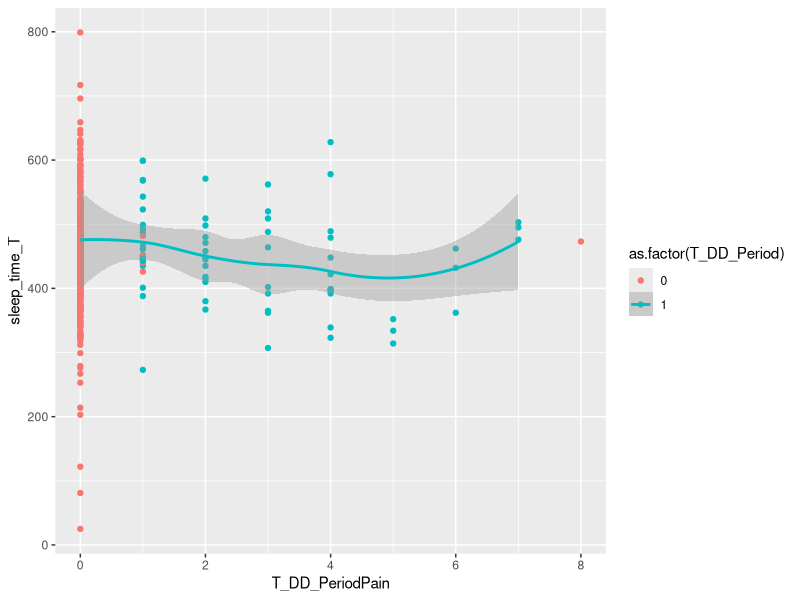
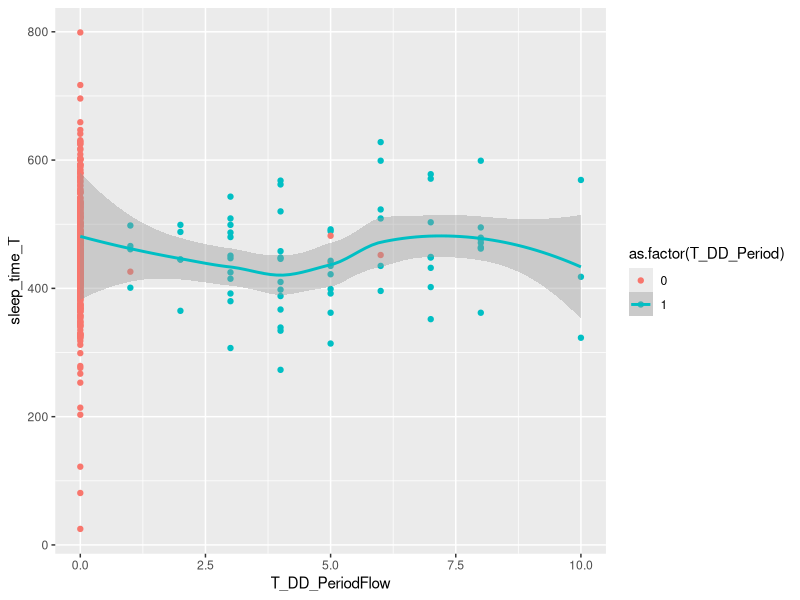
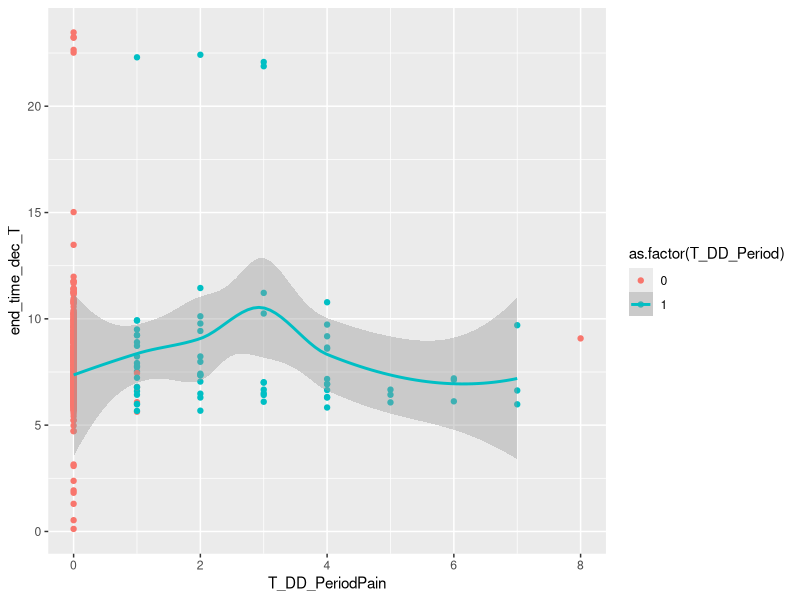
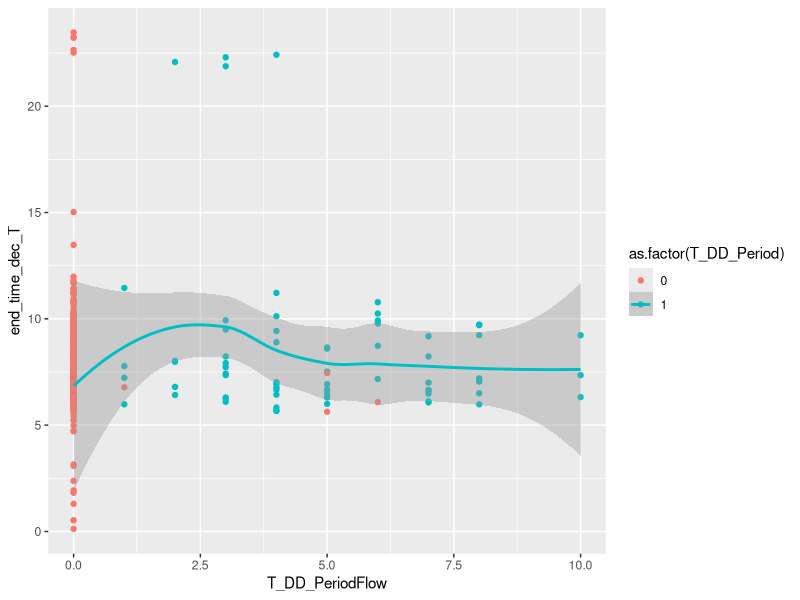
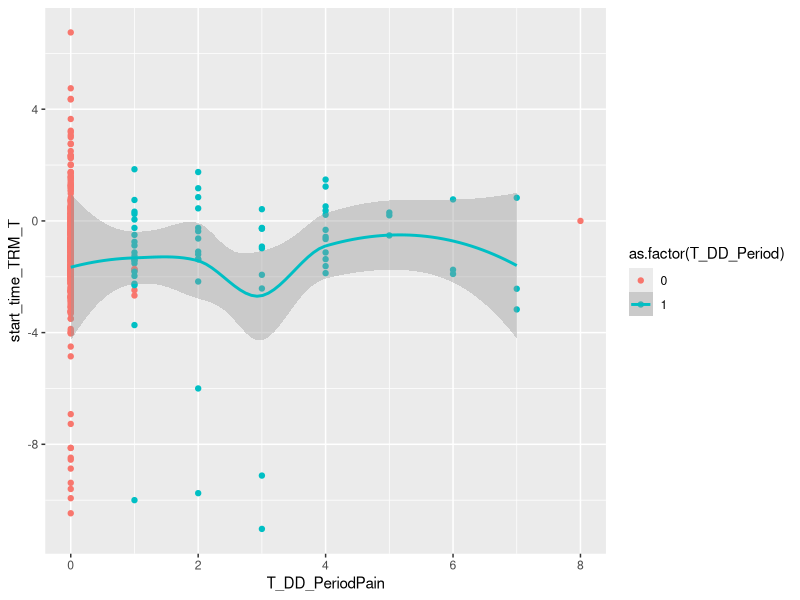
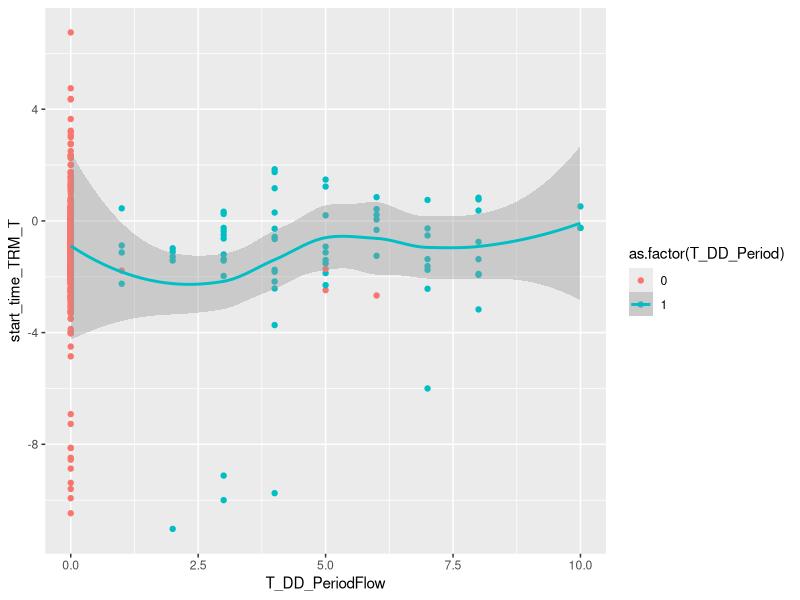
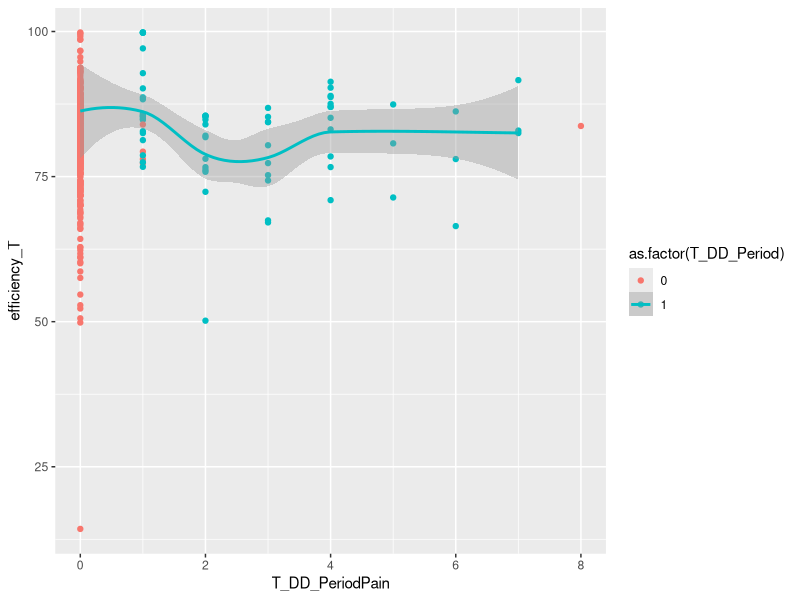
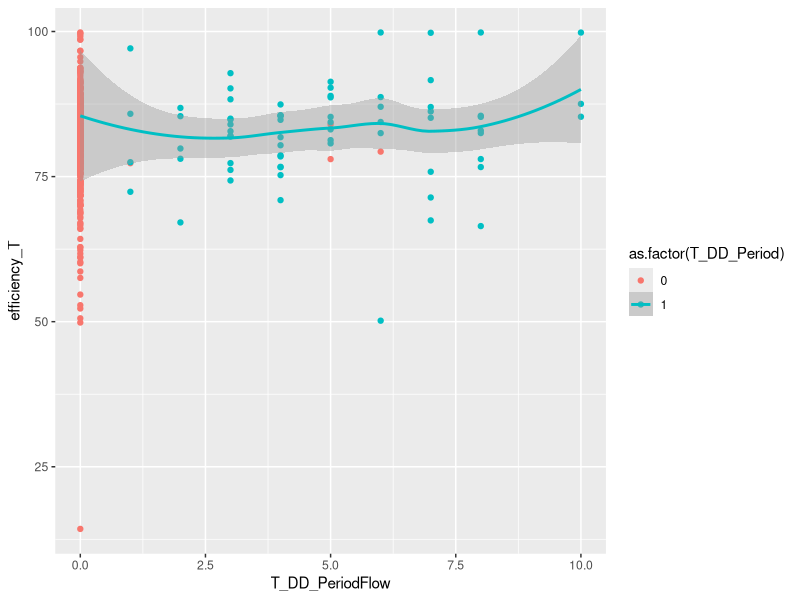

Write R code to recreate these figures, in order.
library(tidyverse)

Empathy <- read_csv("./Period_Pain/Data/Empathy_Data_Updated.csv")

actigraphy_t1 <- readxl::read_xlsx("./Period_Pain/Data/Esleep_T1_Sleep Data_DailyActi_4.22.25.xlsx")

actigraphy_t2 <- readxl::read_xlsx("./Period_Pain/Data/Esleep_T2_Sleep Data_DailyActi_4.22.25.xlsx")

diary_t2 <- readxl::read_xlsx("./Period_Pain/Data/E-Sleep_DailyDiary_FINAL_T2Data_5.22.2025.xlsx")

diary_t1 <- readxl::read_xlsx("./Period_Pain/Data/E-Sleep_DailyDiary_FINAL_T1Data_5.22.2025.xlsb.xlsx")

## Going to have to rename subject_id 

actigraphy_t1_dec <- actigraphy_t1 %>% 
  select(-start_time_t1, -end_time_t1) %>% 
  mutate(subject_id_t1 = as.double(subject_id_t1))

actigraphy_t1_dec <- actigraphy_t1_dec %>% 
  mutate(subject_id_t1 = case_when(
    # Subject 524 became NA after changing it to a double
    is.na(subject_id_t1) ~ 524,
    TRUE ~ subject_id_t1
  ))

actigraphy_t2_dec <- actigraphy_t2 %>% 
  select(-start_time_t2, -end_time_t2) %>% 
  mutate(subject_id_t2 = as.double(subject_id_t2))

t1_joined <- diary_t1 %>% 
  full_join(actigraphy_t1_dec, by = c("C_ID" = "subject_id_t1", "T1_DD_DD_Interval" = "interval_number_t1"))

t2_joined <- diary_t2 %>% 
  full_join(actigraphy_t2_dec, by = c("C_ID" = "subject_id_t2", "T2_DD__DD_Interval" = "interval_number_t2"))

names(t1_joined) <- gsub("T1", "T", names(t1_joined))
names(t1_joined) <- gsub("t1", "T", names(t1_joined))
t1_joined
names(t2_joined) <- gsub("T2", "T", names(t2_joined))
names(t2_joined) <- gsub("t2", "T", names(t2_joined))
t2_joined

setdiff(names(t1_joined), names(t2_joined))
setdiff(names(t2_joined), names(t1_joined))

t2 <- t2_joined %>%
  rename(T_DD_DD_Interval = T_DD__DD_Interval,
         T_DD_NapDuration = "T_DD_-NapDuration",
         T_DD_CaffType_Juice = T_DD_CaffType_Juices,
         T_DD_MedType3_SSRIs = T_DD_Medtype3_SSRIs,
         onset_latency_T = onset_latency_T...9,
         sleep_midpoint_T = "sleep midpoint_T") %>% 
  select(-onset_latency_T...10)

t1 <- t1_joined %>% 
  rename(T_DD_CaffAmt_LessThanTheRecommendedAmt = T_DD_CaffAmt_LessThanTheRecommendedAmount,
         T_DD_CaffAmt_TheRecommendedAmt = T_DD_CaffAmt_TheRecommendedAmount,
         T_DD_CaffAmt_GreaterThanTheRecommendedAmt = T_DD_CaffAmt_GreaterThanTheRecommendedAmount)

setdiff(names(t2), names(t1))
setdiff(names(t1), names(t2)) # Everything in t1 is present in t2, but MedType6 is not present in t1. 

# TO DO...
# 1) Make sure all variables are of the same class between the t1 and t2 datasets
# 2) Figure out what to do with MedType6 (exists in t2 and not t1)
# 3) Change all -999 variables to NA (done)
# 4) Update DayType using NightDate to be school night or not school night (done)
t1 %>% 
  filter(T_DD_Period == 1) %>% 
  select(C_ID, T_DD_Period, T_DD_PeriodPain, T_DD_PeriodDay) %>%
  group_by(C_ID) %>% 
  summarise(num_days = n_distinct(T_DD_PeriodDay)) %>% 
  view()
 
t2 %>% 
  filter(T_DD_Period == 1) %>% 
  select(C_ID, T_DD_Period, T_DD_PeriodPain, T_DD_PeriodDay) %>%
  group_by(C_ID) %>% 
  summarise(num_days = n_distinct(T_DD_PeriodDay)) %>% 
  view()

#Replacing 999 with NAs in t1 and t2
t1[t1==-999] = NA
t1[t1==-99] = NA
t1  
t2[t2==-999] = NA
t2[t2==-99] = NA

glimpse(t1)
glimpse(t2)

#Update DayType to 1 is friday-saturday and 0 is any other night
t1 <- t1 %>% mutate(weekend = ifelse((wday(T_DD_NightDate, label = TRUE)) %in% c("Fri","Sat"),1,0))
t2 <- t2 %>% mutate(weekend = ifelse((wday(T_DD_NightDate, label = TRUE)) %in% c("Fri","Sat"),1,0))


#Binding the times into one dataset
rbind()

#create a variable for checking for painkiller (ibuprofen, tylenol)
table(t1$T_DD_MedType1)
table(t2$T_DD_MedType6)

table(t2$T_DD_MedType1)

#Add painkiller indicator
t1 <- t1 %>% mutate(painkiller = ifelse(T_DD_MedType1 %in% c("advil","ibuprofen","Ibuprofen","Ibuprofin"),1,0))
t2 <- t2 %>% mutate(painkiller = ifelse(T_DD_MedType1 %in% c("advil","Advil","ibuprofen","Ibuprofen","Ibuprofin","tylenol") |
                                        T_DD_MedType2 %in% c("advil","Advil","ibuprofen","Ibuprofen","Ibuprofin","tylenol") |
                                        T_DD_MedType6 %in% c("advil","Advil","ibuprofen","Ibuprofen","Ibuprofin","tylenol"),1,0))

#Add time variable
t1 <- t1 %>% mutate(Time = 0, 
                    T_DD_NapOnset = as.numeric(T_DD_NapOnset),
                    T_DD_NapDuration = as.numeric(T_DD_NapDuration),
                    T_DD_ActiDur = as.numeric(T_DD_ActiDur),
                    T_DD_SleepyAlert = as.numeric(T_DD_SleepyAlert),
                    T_DD_MorningDate = as.numeric(T_DD_MorningDate))
t2 <- t2 %>% mutate(Time = 1, 
                    T_DD_NapOnset = as.numeric(T_DD_NapOnset),
                    T_DD_NapDuration = as.numeric(T_DD_NapDuration),
                    T_DD_SleepyAlert = as.numeric(T_DD_SleepyAlert),
                    T_DD_MorningDate = as.numeric(T_DD_MorningDate))

t1 <- t1 %>% select(-c(T_DD_MedType1:T_DD_MedTime5))
t2 <- t2 %>% select(-c(T_DD_MedType1:T_DD_MedTime6))


t1 <- t1 %>% left_join(Empathy %>% select(C_ID, demo_child_age_check_t1:BMIt1), by = "C_ID")
names(t1)[grepl("t1",names(t1))] <- gsub("_t1","",names(t1)[grepl("t1",names(t1))])
names(t1)[grepl("t1",names(t1))] <- gsub("t1","",names(t1)[grepl("t1",names(t1))])

t2 <- t2 %>% left_join(Empathy %>% select(C_ID, demo_child_age_check_t2:BMIt2), by = "C_ID")
names(t2)[grepl("t2",names(t2))] <- gsub("_t2","",names(t2)[grepl("t2",names(t2))])
names(t2)[grepl("t2",names(t2))] <- gsub("t2","",names(t2)[grepl("t2",names(t2))])
names(t2)[names(t2) == "weigh"] <- "weight2"

t2$BMI <- as.numeric(t2$BMI) 
sleepfull <- bind_rows(t1, t2)

sleepfull <- sleepfull %>% left_join(Empathy %>% select(C_ID,BodyTotalt0) %>% mutate(BodyTotalt0 = as.numeric(BodyTotalt0)), by = "C_ID")

sleepfull <- sleepfull %>% mutate(demo_child_age_check = as.numeric(demo_child_age_check)) %>% rename(age = demo_child_age_check)
sleepfull <- sleepfull %>% mutate(BMI = as.numeric(BMI)) 
sleepfull <- sleepfull %>% filter(T_DD_Period %in% c(0,1))
sleepfull <- sleepfull %>% mutate(T_DD_PeriodPain = ifelse(is.na(T_DD_PeriodPain),0,T_DD_PeriodPain))
sleepfull <- sleepfull %>% mutate(T_DD_PeriodFlow = ifelse(is.na(T_DD_PeriodFlow),0,T_DD_PeriodFlow))
sleepfull <- sleepfull %>% mutate(T_DD_PeriodPain = ifelse(T_DD_PeriodPain == 88,8,T_DD_PeriodPain))

table(sleepfull$demo_degree)
table(sleepfull$T_DD_PeriodPain,sleepfull$T_DD_Period)
table(sleepfull$T_DD_PeriodPain)
table(sleepfull$T_DD_PeriodFlow)
#Period pain 88 should be an 8 right?
#Can you have period pain and not be on period?
table(sleepfull$T_DD_PeriodFlow)

####################################
# EDA
####################################

#How many unique peopel are there at each time point. 
#How many days is someone on their period. 
#How many are ever on their periods

table(sleepfull$T_DD_Period)
89/(538+89+1)
table(sleepfull$T_DD_Period, sleepfull$Time)
49/(374+49+1)
40/(164+40)

#How many days on period at time 1 and time 2.  
sleepfull %>% group_by(Time, T_DD_Period) %>% summarize(n = n())

sleepfull %>% group_by(Time, T_DD_Period) %>% summarize(mn = mean(T_DD_PeriodPain, na.rm = T), n = n())

#Person 404 is reporting period pain and flow at time 2 but period is 0. 
sleepfull %>% filter(T_DD_Period == 0 & Time == 1 ) %>% select(C_ID, T_DD_Period,T_DD_PeriodDay, T_DD_PeriodPain, T_DD_PeriodFlow) %>% View()
sleepfull %>% filter(T_DD_Period == 0 & Time == 2 ) %>% select(C_ID, T_DD_Period,T_DD_PeriodDay, T_DD_PeriodPain, T_DD_PeriodFlow) %>% View()

sleepfull %>% group_by(Time) %>% summarise(mn = mean(painkiller), n = n(), sum(painkiller))

#How much is missing?
apply(sleepfull, 2, function(x){sum(is.na(x))})

ggplot(aes(x = T_DD_PeriodPain, y = sleep_time_T, color = as.factor(T_DD_Period)), data = sleepfull) + geom_point() + geom_smooth()
ggplot(aes(x = T_DD_PeriodFlow, y = sleep_time_T, color = as.factor(T_DD_Period)), data = sleepfull) + geom_point() + geom_smooth()

ggplot(aes(x = T_DD_PeriodPain, y = end_time_dec_T, color = as.factor(T_DD_Period)), data = sleepfull) + geom_point() + geom_smooth()
ggplot(aes(x = T_DD_PeriodFlow, y = end_time_dec_T, color = as.factor(T_DD_Period)), data = sleepfull) + geom_point() + geom_smooth()

ggplot(aes(x = T_DD_PeriodPain, y = start_time_TRM_T, color = as.factor(T_DD_Period)), data = sleepfull) + geom_point() + geom_smooth()
ggplot(aes(x = T_DD_PeriodFlow, y = start_time_TRM_T, color = as.factor(T_DD_Period)), data = sleepfull) + geom_point() + geom_smooth()

ggplot(aes(x = T_DD_PeriodPain, y = efficiency_T, color = as.factor(T_DD_Period)), data = sleepfull) + geom_point() + geom_smooth()
ggplot(aes(x = T_DD_PeriodFlow, y = efficiency_T, color = as.factor(T_DD_Period)), data = sleepfull) + geom_point() + geom_smooth()

ggplot(aes(x = T_DD_PeriodPain, y = log(waso_T+ 1), color = as.factor(T_DD_Period)), data = sleepfull) + geom_point() + geom_smooth()
ggplot(aes(x = T_DD_PeriodFlow, y = log(waso_T+ 1), color = as.factor(T_DD_Period)), data = sleepfull) + geom_point() + geom_smooth()

ggplot(aes(x = T_DD_PeriodPain, y = log(waso_T + 1), color = as.factor(Time)), data = sleepfull) + geom_point() + geom_smooth()
ggplot(aes(x = T_DD_PeriodFlow, y = log(waso_T + 1), color = as.factor(Time)), data = sleepfull) + geom_point() + geom_smooth()

####Modeling
# Age (demo_child_age_check_t1)
# Parental Education (demo_degreet1)
# BMI (BMIt1)
# Being on period vs. not (T1_DD_Period)
# Body Map Pain Summary Score (GSS) (CBodyTotalt0)
# School vs Off Day (T1_DD_DayType) (School = 1, Off Day = 0)

#What do we do with Demo Degree NA?

############################
#Duration sleep_time_1
############################
library(lme4)

mod_sleep_time_all <- lmer(sleep_time_T ~ 1 + BodyTotalt0 + weekend + T_DD_Period + T_DD_Period:T_DD_PeriodPain + T_DD_Period:T_DD_PeriodFlow + BMI + demo_degree + I(age-13) * Time +  (1|C_ID) , data = sleepfull)
summary(mod_sleep_time_all)

mod_sleep_time_0 <- lmer(sleep_time_T ~ 1 + BodyTotalt0 + weekend + T_DD_Period + BMI + demo_degree + I(age-13) +  (1|C_ID) , data = sleepfull %>% filter(Time == 0))
mod_sleep_time_1 <- lmer(sleep_time_T ~ 1 + BodyTotalt0 + weekend + T_DD_Period + BMI + demo_degree + I(age-13) +  (1|C_ID) , data = sleepfull %>% filter(Time == 1))
summary(mod_sleep_time_0)
summary(mod_sleep_time_1)

############################
#Offset/Waketime (end_time_dec_t2)
############################

#C_ID 494 is waking up at like 10pm?
ggplot(aes(x = end_time_dec_T), data = sleepfull) + geom_histogram()
sleepfull %>% filter(end_time_dec_T > 20)

sleepfull$end_time_dec_T[!is.na(sleepfull$end_time_dec_T) & sleepfull$end_time_dec_T > 20] <- sleepfull$end_time_dec_T[!is.na(sleepfull$end_time_dec_T) & sleepfull$end_time_dec_T > 20] - 24

mod_offset_all <- lmer(end_time_dec_T ~ 1 + BodyTotalt0 + weekend + T_DD_Period + T_DD_Period:T_DD_PeriodPain + T_DD_Period:T_DD_PeriodFlow + BMI + demo_degree + I(age-13) * Time +  (1|C_ID) , data = sleepfull)
summary(mod_offset_all)
plot(mod_offset_all)

mod_offset_0 <- lmer(end_time_dec_T ~ 1 + BodyTotalt0 + weekend + T_DD_Period + BMI + demo_degree + I(age-13) +  (1|C_ID) , data = sleepfull %>% filter(Time == 0))
mod_offset_1 <- lmer(end_time_dec_T ~ 1 + BodyTotalt0 + weekend + T_DD_Period + BMI + demo_degree + I(age-13) +  (1|C_ID) , data = sleepfull %>% filter(Time == 1))
summary(mod_offset_0)
summary(mod_offset_1)

############################
#Onset/Falling Asleep (start_time_TRM_t2)
############################

mod_onset_all <- lmer(start_time_TRM_T ~ 1 + BodyTotalt0 + weekend + T_DD_Period + T_DD_Period:T_DD_PeriodPain + T_DD_Period:T_DD_PeriodFlow + BMI + demo_degree + I(age-13) * Time +  (1|C_ID) , data = sleepfull)
summary(mod_onset_all)
plot(mod_onset_all)

mod_onset_0 <- lmer(start_time_TRM_T ~ 1 + BodyTotalt0 + weekend + T_DD_Period + BMI + demo_degree + I(age-13) +  (1|C_ID) , data = sleepfull %>% filter(Time == 0))
mod_onset_1 <- lmer(start_time_TRM_T ~ 1 + BodyTotalt0 + weekend + T_DD_Period + BMI + demo_degree + I(age-13) +  (1|C_ID) , data = sleepfull %>% filter(Time == 1))
summary(mod_onset_0)
summary(mod_onset_1)



############################
#Efficiency (efficiency_t2)
############################

mod_eff_all <- lmer(efficiency_T ~ 1 + BodyTotalt0 + weekend + T_DD_Period + T_DD_Period:T_DD_PeriodPain + T_DD_Period:T_DD_PeriodFlow + BMI + demo_degree + I(age-13) * Time +  (1|C_ID) , data = sleepfull)
summary(mod_eff_all)
plot(mod_eff_all)

mod_eff_0 <- lmer(efficiency_T ~ 1 + BodyTotalt0 + weekend + T_DD_Period + BMI + demo_degree + T_DD_Period:T_DD_PeriodPain + T_DD_Period:T_DD_PeriodFlow + I(age-13) +  (1|C_ID) , data = sleepfull %>% filter(Time == 0))
mod_eff_1 <- lmer(efficiency_T ~ 1 + BodyTotalt0 + weekend + T_DD_Period + BMI + demo_degree + T_DD_Period:T_DD_PeriodPain + T_DD_Period:T_DD_PeriodFlow + I(age-13) +  (1|C_ID) , data = sleepfull %>% filter(Time == 1))
summary(mod_eff_0)
summary(mod_eff_1)


############################
#Awakenings (waso_t2)
############################

hist(sleepfull$waso_T)

mod_waso_all <- lmer(log(waso_T + 1) ~ 1 + BodyTotalt0 + weekend + T_DD_Period + T_DD_Period:T_DD_PeriodPain + T_DD_Period:T_DD_PeriodFlow + BMI + demo_degree + I(age-13) * Time +  (1|C_ID) , data = sleepfull)
#mod_waso_all <- lmer(waso_T ~ 1 + BodyTotalt0 + weekend + T_DD_Period + T_DD_Period:T_DD_PeriodPain + T_DD_Period:T_DD_PeriodFlow + BMI + demo_degree + I(age-13) * Time +  (1|C_ID) , data = sleepfull)
summary(mod_waso_all)
plot(mod_waso_all)

mod_waso_0 <- lmer(waso_T ~ 1 + BodyTotalt0 + weekend + T_DD_Period + BMI + demo_degree + T_DD_Period:T_DD_PeriodPain + T_DD_Period:T_DD_PeriodFlow + I(age-13) +  (1|C_ID) , data = sleepfull %>% filter(Time == 0))
mod_waso_1 <- lmer(waso_T ~ 1 + BodyTotalt0 + weekend + T_DD_Period + BMI + demo_degree + T_DD_Period:T_DD_PeriodPain + T_DD_Period:T_DD_PeriodFlow + I(age-13) +  (1|C_ID) , data = sleepfull %>% filter(Time == 1))
summary(mod_waso_0)
summary(mod_waso_1)




# 
# Timing 
# Offset/Waketime (end_time_dec_t2)
# Onset/Falling Asleep (start_time_TRM_t2)
# Quality 
# Efficiency (efficiency_t2)
# Awakenings (waso_t2)




# JOSIE PRELIMINARY MODELS

# no interaction terms between period and pain/flow
# kept interaction term between age and time

############################
#Duration sleep_time_1
############################

# pain

mod_sleep_time_all <- lmer(sleep_time_T ~ 1 + BodyTotalt0 + weekend + T_DD_Period + BMI + demo_degree + I(age-13) * Time + T_DD_PeriodPain + (1|C_ID), data = sleepfull)
summary(mod_sleep_time_all)

mod_sleep_time_0 <- lmer(sleep_time_T ~ 1 + BodyTotalt0 + weekend + T_DD_Period + BMI + demo_degree + I(age-13) * Time + T_DD_PeriodPain + (1|C_ID), data = sleepfull %>% filter(Time == 0))
mod_sleep_time_1 <- lmer(sleep_time_T ~ 1 + BodyTotalt0 + weekend + T_DD_Period + BMI + demo_degree + I(age-13) * Time + T_DD_PeriodPain + (1|C_ID), data = sleepfull %>% filter(Time == 1))
summary(mod_sleep_time_0)
summary(mod_sleep_time_1)


# flow

mod_sleep_time_all <- lmer(sleep_time_T ~ 1 + BodyTotalt0 + weekend + T_DD_Period + BMI + demo_degree + I(age-13) * Time + T_DD_PeriodFlow + (1|C_ID), data = sleepfull)
summary(mod_sleep_time_all)

mod_sleep_time_0 <- lmer(sleep_time_T ~ 1 + BodyTotalt0 + weekend + T_DD_Period + BMI + demo_degree + I(age-13) * Time + T_DD_PeriodFlow + (1|C_ID), data = sleepfull %>% filter(Time == 0))
mod_sleep_time_1 <- lmer(sleep_time_T ~ 1 + BodyTotalt0 + weekend + T_DD_Period + BMI + demo_degree + I(age-13) * Time + T_DD_PeriodFlow + (1|C_ID), data = sleepfull %>% filter(Time == 1))
summary(mod_sleep_time_0)
summary(mod_sleep_time_1)



############################
#Offset/Waketime (end_time_dec_t2)
############################

#C_ID 494 is waking up at like 10pm?
ggplot(aes(x = end_time_dec_T), data = sleepfull) + geom_histogram()
sleepfull %>% filter(end_time_dec_T > 20)

sleepfull$end_time_dec_T[!is.na(sleepfull$end_time_dec_T) & sleepfull$end_time_dec_T > 20] <- sleepfull$end_time_dec_T[!is.na(sleepfull$end_time_dec_T) & sleepfull$end_time_dec_T > 20] - 24

# pain

mod_offset_all <- lmer(end_time_dec_T ~ 1 + BodyTotalt0 + weekend + T_DD_Period + BMI + demo_degree + I(age-13) * Time + T_DD_PeriodPain + (1|C_ID), data = sleepfull)
summary(mod_offset_all)

mod_offset_0 <- lmer(end_time_dec_T ~ 1 + BodyTotalt0 + weekend + T_DD_Period + BMI + demo_degree + I(age-13) * Time + T_DD_PeriodPain + (1|C_ID), data = sleepfull %>% filter(Time == 0))
mod_offset_1 <- lmer(end_time_dec_T ~ 1 + BodyTotalt0 + weekend + T_DD_Period + BMI + demo_degree + I(age-13) * Time + T_DD_PeriodPain + (1|C_ID), data = sleepfull %>% filter(Time == 1))
summary(mod_offset_0)
summary(mod_offset_1)


# flow

mod_offset_all <- lmer(end_time_dec_T ~ 1 + BodyTotalt0 + weekend + T_DD_Period + BMI + demo_degree + I(age-13) * Time + T_DD_PeriodFlow + (1|C_ID), data = sleepfull)
summary(mod_offset_all)

mod_offset_0 <- lmer(end_time_dec_T ~ 1 + BodyTotalt0 + weekend + T_DD_Period + BMI + demo_degree + I(age-13) * Time + T_DD_PeriodFlow + (1|C_ID), data = sleepfull %>% filter(Time == 0))
mod_offset_1 <- lmer(end_time_dec_T ~ 1 + BodyTotalt0 + weekend + T_DD_Period + BMI + demo_degree + I(age-13) * Time + T_DD_PeriodFlow + (1|C_ID), data = sleepfull %>% filter(Time == 1))
summary(mod_offset_0)
summary(mod_offset_1)



############################
#Onset/Falling Asleep (start_time_TRM_t2)
############################

# pain

mod_onset_all <- lmer(start_time_TRM_T ~ 1 + BodyTotalt0 + weekend + T_DD_Period + BMI + demo_degree + I(age-13) * Time + T_DD_PeriodPain + (1|C_ID), data = sleepfull)
summary(mod_onset_all)
plot(mod_onset_all)

mod_onset_0 <- lmer(start_time_TRM_T ~ 1 + BodyTotalt0 + weekend + T_DD_Period + BMI + demo_degree + I(age-13) * Time + T_DD_PeriodPain + (1|C_ID), data = sleepfull %>% filter(Time == 0))
mod_onset_1 <- lmer(start_time_TRM_T ~ 1 + BodyTotalt0 + weekend + T_DD_Period + BMI + demo_degree + I(age-13) * Time + T_DD_PeriodPain + (1|C_ID), data = sleepfull %>% filter(Time == 1))
summary(mod_onset_0)
summary(mod_onset_1)


# flow

mod_onset_all <- lmer(start_time_TRM_T ~ 1 + BodyTotalt0 + weekend + T_DD_Period + BMI + demo_degree + I(age-13) * Time + T_DD_PeriodFlow + (1|C_ID), data = sleepfull)
summary(mod_onset_all)
plot(mod_onset_all)

mod_onset_0 <- lmer(start_time_TRM_T ~ 1 + BodyTotalt0 + weekend + T_DD_Period + BMI + demo_degree + I(age-13) * Time + T_DD_PeriodFlow + (1|C_ID), data = sleepfull %>% filter(Time == 0))
mod_onset_1 <- lmer(start_time_TRM_T ~ 1 + BodyTotalt0 + weekend + T_DD_Period + BMI + demo_degree + I(age-13) * Time + T_DD_PeriodFlow + (1|C_ID), data = sleepfull %>% filter(Time == 1))
summary(mod_onset_0)
summary(mod_onset_1)


############################
#Efficiency (efficiency_t2)
############################

# pain

mod_eff_all <- lmer(efficiency_T ~ 1 + BodyTotalt0 + weekend + T_DD_Period + BMI + demo_degree + I(age-13) * Time + T_DD_PeriodPain + (1|C_ID), data = sleepfull)
summary(mod_eff_all)
plot(mod_eff_all)

mod_eff_0 <- lmer(efficiency_T ~ 1 + BodyTotalt0 + weekend + T_DD_Period + BMI + demo_degree + I(age-13) * Time + T_DD_PeriodPain + (1|C_ID), data = sleepfull %>% filter(Time == 0))
mod_eff_1 <- lmer(efficiency_T ~ 1 + BodyTotalt0 + weekend + T_DD_Period + BMI + demo_degree + I(age-13) * Time + T_DD_PeriodPain + (1|C_ID), data = sleepfull %>% filter(Time == 1))
summary(mod_eff_0)
summary(mod_eff_1)


# flow

mod_eff_all <- lmer(efficiency_T ~ 1 + BodyTotalt0 + weekend + T_DD_Period + BMI + demo_degree + I(age-13) * Time + T_DD_PeriodFlow + (1|C_ID), data = sleepfull)
summary(mod_eff_all)
plot(mod_eff_all)

mod_eff_0 <- lmer(efficiency_T ~ 1 + BodyTotalt0 + weekend + T_DD_Period + BMI + demo_degree + I(age-13) * Time + T_DD_PeriodFlow + (1|C_ID), data = sleepfull %>% filter(Time == 0))
mod_eff_1 <- lmer(efficiency_T ~ 1 + BodyTotalt0 + weekend + T_DD_Period + BMI + demo_degree + I(age-13) * Time + T_DD_PeriodFlow + (1|C_ID), data = sleepfull %>% filter(Time == 1))
summary(mod_eff_0)
summary(mod_eff_1)

############################
#Awakenings (waso_t2)
############################

hist(sleepfull$waso_T) # might need log

# pain

mod_waso_all <- lmer(waso_T ~ 1 + BodyTotalt0 + weekend + T_DD_Period + BMI + demo_degree + I(age-13) * Time + T_DD_PeriodPain + (1|C_ID), data = sleepfull)
summary(mod_waso_all)
plot(mod_waso_all)

mod_waso_0 <- lmer(waso_T ~ 1 + BodyTotalt0 + weekend + T_DD_Period + BMI + demo_degree + I(age-13) * Time + T_DD_PeriodPain + (1|C_ID), data = sleepfull %>% filter(Time == 0))
mod_waso_1 <- lmer(waso_T ~ 1 + BodyTotalt0 + weekend + T_DD_Period + BMI + demo_degree + I(age-13) * Time + T_DD_PeriodPain + (1|C_ID), data = sleepfull %>% filter(Time == 1))
summary(mod_waso_0)
summary(mod_waso_1)

# flow

mod_waso_all <- lmer(waso_T ~ 1 + BodyTotalt0 + weekend + T_DD_Period + BMI + demo_degree + I(age-13) * Time + T_DD_PeriodFlow + (1|C_ID), data = sleepfull)
summary(mod_waso_all)
plot(mod_waso_all)

mod_waso_0 <- lmer(waso_T ~ 1 + BodyTotalt0 + weekend + T_DD_Period + BMI + demo_degree + I(age-13) * Time + T_DD_PeriodFlow + (1|C_ID), data = sleepfull %>% filter(Time == 0))
mod_waso_1 <- lmer(waso_T ~ 1 + BodyTotalt0 + weekend + T_DD_Period + BMI + demo_degree + I(age-13) * Time + T_DD_PeriodFlow + (1|C_ID), data = sleepfull %>% filter(Time == 1))
summary(mod_waso_0)
summary(mod_waso_1)
